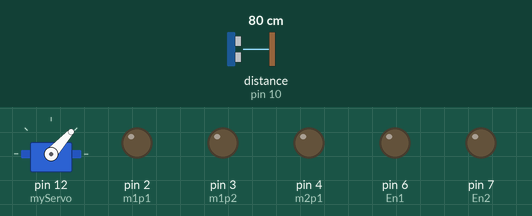
Recording of a sketch running on a simulated Arduino Uno, built with avr-gcc and run on an emulated ATmega328P. On the bench: servo, output pins drawn as LEDs (lit = HIGH). Wiring (inferred from the names in the program): ultrasonic range finder: trigger pin 9; echo pin 10. Dashed ring = blinking. Inputs (shaded band) come from the test bench; at power-on: distance to the obstacle (sensor on pin 10) 80 cm. The echo pulse lasts 58.3 µs per cm; pins used as bus, display or sensor lines are not drawn; what the sketch prints to the serial monitor is not drawn.

Above: at 1.2 s.
1.3 s: distance to the obstacle (sensor on pin 10) set to 2 cm
At 1.7 s:
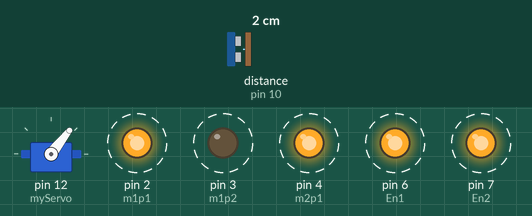
4.3 s: distance to the obstacle (sensor on pin 10) set to 10 cm
7.3 s: distance to the obstacle (sensor on pin 10) set to 13 cm
At 7.9 s:
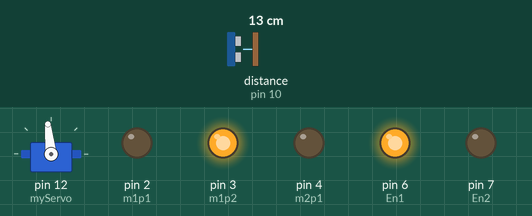
10.3 s: distance to the obstacle (sensor on pin 10) set to 4 cm
At 10.71 s:
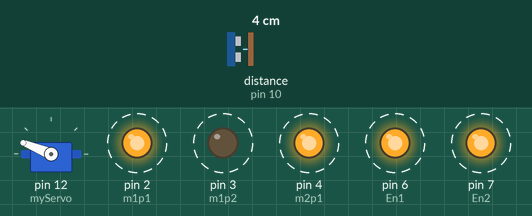
13.3 s: distance to the obstacle (sensor on pin 10) set to 35 cm
At 14.2 s:
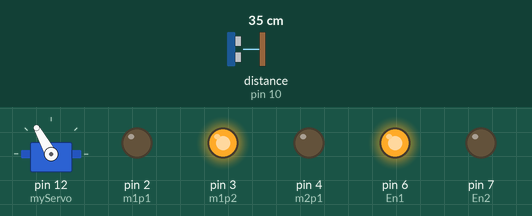
19.3 s: distance to the obstacle (sensor on pin 10) set to 18 cm
Timing chart, 0 to 23.3 s (numbered marks = the images above; inputs shaded):
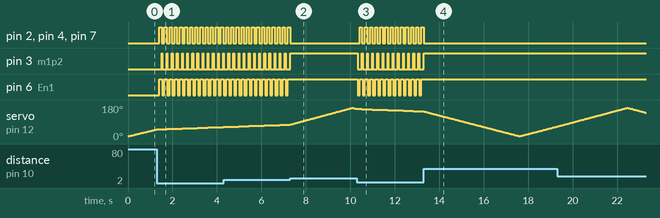

Measured:
- the behaviour switches between 11 and 12 cm on distance to the obstacle (sensor on pin 10) (found by bisection; images 1 and 2)
- after the input at 1.3 s, pin 2 (m1p1), pin 4 (m2p1), pin 7 (En2): alternates HIGH for 0.10 s and LOW for 0.13 s, starting after 0.11 s; pin 3 (m1p2): alternates HIGH for 0.03 s and LOW for 0.20 s, starting after 0.21 s; pin 6 (En1): alternates HIGH for 0.13 s and LOW for 0.10 s, starting after 0.11 s
- after the input at 7.3 s, pin 2 (m1p1), pin 4 (m2p1), pin 7 (En2): stops changing and stays LOW; pin 3 (m1p2), pin 6 (En1): stops changing and stays HIGH
- after the input at 10.3 s, pin 2 (m1p1), pin 4 (m2p1), pin 7 (En2): alternates HIGH for 0.10 s and LOW for 0.13 s, starting after 0.12 s; pin 3 (m1p2): alternates HIGH for 0.03 s and LOW for 0.20 s, starting at once; pin 6 (En1): alternates HIGH for 0.13 s and LOW for 0.10 s, starting at once
- after the input at 13.3 s, pin 2 (m1p1), pin 4 (m2p1), pin 7 (En2): stops changing and stays LOW; pin 3 (m1p2), pin 6 (En1): stops changing and stays HIGH

The sketch:

Obstacle_without_ir_remote.ino
```cpp
#define trigPin 9
#define echoPin 10
#include<Servo.h>

byte m1p1 = 2; // in1
byte m1p2 = 3; //in2
byte m2p1 = 4;
byte m2p2 = 5;
byte En1 = 6;
byte En2 = 7;

int distance,duration;
Servo myServo;
boolean checkLeft = false;
boolean checkRight = false;
void setup()
{
  Serial.begin(9600);
  myServo.attach(12);
  pinMode(m1p1,OUTPUT);
  pinMode(m1p2,OUTPUT);
  pinMode(m2p1,OUTPUT);
  pinMode(m2p1,OUTPUT);
  pinMode(En1,OUTPUT);
  pinMode(En2,OUTPUT);
  Serial.println("startin...");
  checkLeft = true;
  pinMode(trigPin ,OUTPUT);
  pinMode(echoPin,INPUT);
}
void loop()
{

      for(int i=15;i<=165;i++){
          myServo.write(i);
          delay(30);
          distance = calculateDistance();
          Serial.print(i);
          Serial.print(",");
          Serial.print(distance);
          Serial.print(".");
          while( distance <= 10 ){
              Stop();
              delay(100);
              Backward();
              delay(100);
              Right();
              break;

          }
      }

    for(int i=165;i>15;i--){
        myServo.write(i);
        delay(30);
        distance = calculateDistance();
        Serial.print(i);
        Serial.print(",");
        Serial.print(distance);
        Serial.print(".");
        while( distance <= 10 ){
              Stop();
              delay(100);
              Backward();
              delay(100);
              Right();
              break;
        }
    }
}

int calculateDistance()
{
      digitalWrite(trigPin, LOW);
      delayMicroseconds(2);
      // Sets the trigPin on HIGH state for 10 micro seconds
      digitalWrite(trigPin, HIGH);
      delayMicroseconds(10);
      digitalWrite(trigPin, LOW);
      duration = pulseIn(echoPin, HIGH); // Reads the echoPin, returns the sound wave travel time in microseconds
      distance= duration*0.034/2;
      return distance;
}

void Forward(){
  digitalWrite( En1 , HIGH);
  digitalWrite( En2 , HIGH);
  digitalWrite( m1p1 , LOW);
  digitalWrite( m1p2 , HIGH);
  digitalWrite( m2p1 , LOW);
  digitalWrite( m2p2 , HIGH);
}

void Backward(){
  digitalWrite( En1 , HIGH);
  digitalWrite( En2 , HIGH);
  digitalWrite( m1p1 , HIGH);
  digitalWrite( m1p2 , LOW);
  digitalWrite( m2p1 , HIGH);
  digitalWrite( m2p2 , LOW);
}
void Left(){
  digitalWrite( En1 , LOW);
  digitalWrite( En2 , HIGH);
  digitalWrite( m1p1 , LOW);
  digitalWrite( m1p2 , LOW);
  digitalWrite( m2p1 , LOW);
  digitalWrite( m2p2 , HIGH);
}

void Right(){
  digitalWrite( En1 , HIGH);
  digitalWrite( En2 , LOW);
  digitalWrite( m1p1 , LOW);
  digitalWrite( m1p2 , HIGH);
  digitalWrite( m2p1 , LOW);
  digitalWrite( m2p2 , LOW);
}

void Rotate(){
  digitalWrite( En1 , HIGH);
  digitalWrite( En2 , HIGH);
  digitalWrite( m1p1 , HIGH);
  digitalWrite( m1p2 , LOW);
  digitalWrite( m2p1 , LOW);
  digitalWrite( m2p2 , HIGH);
}
void Stop(){
  digitalWrite( En1 , LOW);
  digitalWrite( En2 , LOW);
  digitalWrite( m1p1 , LOW);
  digitalWrite( m1p2 , LOW);
  digitalWrite( m2p1 , LOW);
  digitalWrite( m2p2 , LOW);
  }
```
